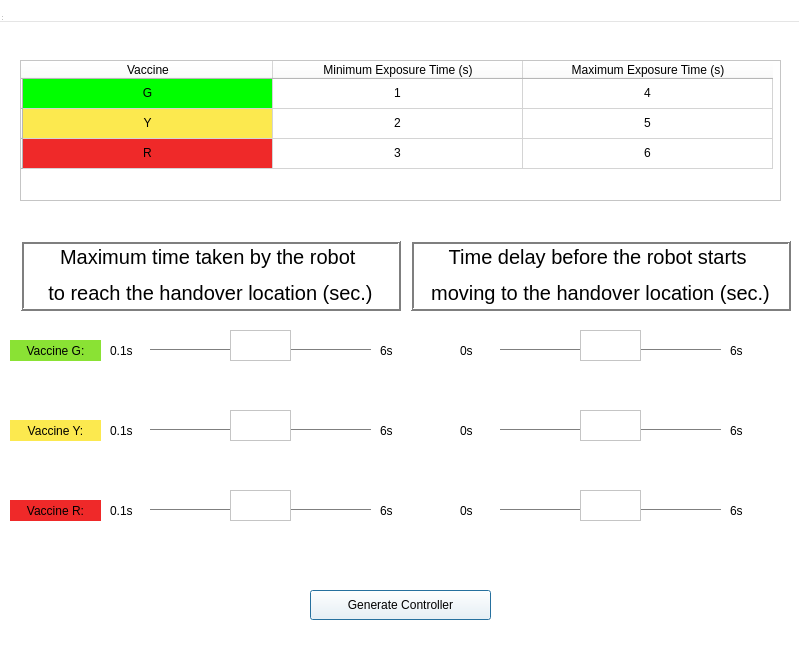
<?xml version="1.0" encoding="UTF-8"?>
<ui version="4.0">
 <class>MainWindow</class>
 <widget class="QDialog" name="MainWindow">
  <property name="geometry">
   <rect>
    <x>0</x>
    <y>0</y>
    <width>799</width>
    <height>666</height>
   </rect>
  </property>
  <property name="palette">
   <palette>
    <active>
     <colorrole role="WindowText">
      <brush brushstyle="SolidPattern">
       <color alpha="255">
        <red>0</red>
        <green>0</green>
        <blue>0</blue>
       </color>
      </brush>
     </colorrole>
     <colorrole role="Button">
      <brush brushstyle="SolidPattern">
       <color alpha="255">
        <red>255</red>
        <green>255</green>
        <blue>255</blue>
       </color>
      </brush>
     </colorrole>
     <colorrole role="Light">
      <brush brushstyle="SolidPattern">
       <color alpha="255">
        <red>255</red>
        <green>255</green>
        <blue>255</blue>
       </color>
      </brush>
     </colorrole>
     <colorrole role="Midlight">
      <brush brushstyle="SolidPattern">
       <color alpha="255">
        <red>255</red>
        <green>255</green>
        <blue>255</blue>
       </color>
      </brush>
     </colorrole>
     <colorrole role="Dark">
      <brush brushstyle="SolidPattern">
       <color alpha="255">
        <red>127</red>
        <green>127</green>
        <blue>127</blue>
       </color>
      </brush>
     </colorrole>
     <colorrole role="Mid">
      <brush brushstyle="SolidPattern">
       <color alpha="255">
        <red>170</red>
        <green>170</green>
        <blue>170</blue>
       </color>
      </brush>
     </colorrole>
     <colorrole role="Text">
      <brush brushstyle="SolidPattern">
       <color alpha="255">
        <red>0</red>
        <green>0</green>
        <blue>0</blue>
       </color>
      </brush>
     </colorrole>
     <colorrole role="BrightText">
      <brush brushstyle="SolidPattern">
       <color alpha="255">
        <red>255</red>
        <green>255</green>
        <blue>255</blue>
       </color>
      </brush>
     </colorrole>
     <colorrole role="ButtonText">
      <brush brushstyle="SolidPattern">
       <color alpha="255">
        <red>0</red>
        <green>0</green>
        <blue>0</blue>
       </color>
      </brush>
     </colorrole>
     <colorrole role="Base">
      <brush brushstyle="SolidPattern">
       <color alpha="255">
        <red>255</red>
        <green>255</green>
        <blue>255</blue>
       </color>
      </brush>
     </colorrole>
     <colorrole role="Window">
      <brush brushstyle="SolidPattern">
       <color alpha="255">
        <red>255</red>
        <green>255</green>
        <blue>255</blue>
       </color>
      </brush>
     </colorrole>
     <colorrole role="Shadow">
      <brush brushstyle="SolidPattern">
       <color alpha="255">
        <red>0</red>
        <green>0</green>
        <blue>0</blue>
       </color>
      </brush>
     </colorrole>
     <colorrole role="AlternateBase">
      <brush brushstyle="SolidPattern">
       <color alpha="255">
        <red>255</red>
        <green>255</green>
        <blue>255</blue>
       </color>
      </brush>
     </colorrole>
     <colorrole role="ToolTipBase">
      <brush brushstyle="SolidPattern">
       <color alpha="255">
        <red>255</red>
        <green>255</green>
        <blue>220</blue>
       </color>
      </brush>
     </colorrole>
     <colorrole role="ToolTipText">
      <brush brushstyle="SolidPattern">
       <color alpha="255">
        <red>0</red>
        <green>0</green>
        <blue>0</blue>
       </color>
      </brush>
     </colorrole>
    </active>
    <inactive>
     <colorrole role="WindowText">
      <brush brushstyle="SolidPattern">
       <color alpha="255">
        <red>0</red>
        <green>0</green>
        <blue>0</blue>
       </color>
      </brush>
     </colorrole>
     <colorrole role="Button">
      <brush brushstyle="SolidPattern">
       <color alpha="255">
        <red>255</red>
        <green>255</green>
        <blue>255</blue>
       </color>
      </brush>
     </colorrole>
     <colorrole role="Light">
      <brush brushstyle="SolidPattern">
       <color alpha="255">
        <red>255</red>
        <green>255</green>
        <blue>255</blue>
       </color>
      </brush>
     </colorrole>
     <colorrole role="Midlight">
      <brush brushstyle="SolidPattern">
       <color alpha="255">
        <red>255</red>
        <green>255</green>
        <blue>255</blue>
       </color>
      </brush>
     </colorrole>
     <colorrole role="Dark">
      <brush brushstyle="SolidPattern">
       <color alpha="255">
        <red>127</red>
        <green>127</green>
        <blue>127</blue>
       </color>
      </brush>
     </colorrole>
     <colorrole role="Mid">
      <brush brushstyle="SolidPattern">
       <color alpha="255">
        <red>170</red>
        <green>170</green>
        <blue>170</blue>
       </color>
      </brush>
     </colorrole>
     <colorrole role="Text">
      <brush brushstyle="SolidPattern">
       <color alpha="255">
        <red>0</red>
        <green>0</green>
        <blue>0</blue>
       </color>
      </brush>
     </colorrole>
     <colorrole role="BrightText">
      <brush brushstyle="SolidPattern">
       <color alpha="255">
        <red>255</red>
        <green>255</green>
        <blue>255</blue>
       </color>
      </brush>
     </colorrole>
     <colorrole role="ButtonText">
      <brush brushstyle="SolidPattern">
       <color alpha="255">
        <red>0</red>
        <green>0</green>
        <blue>0</blue>
       </color>
      </brush>
     </colorrole>
     <colorrole role="Base">
      <brush brushstyle="SolidPattern">
       <color alpha="255">
        <red>255</red>
        <green>255</green>
        <blue>255</blue>
       </color>
      </brush>
     </colorrole>
     <colorrole role="Window">
      <brush brushstyle="SolidPattern">
       <color alpha="255">
        <red>255</red>
        <green>255</green>
        <blue>255</blue>
       </color>
      </brush>
     </colorrole>
     <colorrole role="Shadow">
      <brush brushstyle="SolidPattern">
       <color alpha="255">
        <red>0</red>
        <green>0</green>
        <blue>0</blue>
       </color>
      </brush>
     </colorrole>
     <colorrole role="AlternateBase">
      <brush brushstyle="SolidPattern">
       <color alpha="255">
        <red>255</red>
        <green>255</green>
        <blue>255</blue>
       </color>
      </brush>
     </colorrole>
     <colorrole role="ToolTipBase">
      <brush brushstyle="SolidPattern">
       <color alpha="255">
        <red>255</red>
        <green>255</green>
        <blue>220</blue>
       </color>
      </brush>
     </colorrole>
     <colorrole role="ToolTipText">
      <brush brushstyle="SolidPattern">
       <color alpha="255">
        <red>0</red>
        <green>0</green>
        <blue>0</blue>
       </color>
      </brush>
     </colorrole>
    </inactive>
    <disabled>
     <colorrole role="WindowText">
      <brush brushstyle="SolidPattern">
       <color alpha="255">
        <red>127</red>
        <green>127</green>
        <blue>127</blue>
       </color>
      </brush>
     </colorrole>
     <colorrole role="Button">
      <brush brushstyle="SolidPattern">
       <color alpha="255">
        <red>255</red>
        <green>255</green>
        <blue>255</blue>
       </color>
      </brush>
     </colorrole>
     <colorrole role="Light">
      <brush brushstyle="SolidPattern">
       <color alpha="255">
        <red>255</red>
        <green>255</green>
        <blue>255</blue>
       </color>
      </brush>
     </colorrole>
     <colorrole role="Midlight">
      <brush brushstyle="SolidPattern">
       <color alpha="255">
        <red>255</red>
        <green>255</green>
        <blue>255</blue>
       </color>
      </brush>
     </colorrole>
     <colorrole role="Dark">
      <brush brushstyle="SolidPattern">
       <color alpha="255">
        <red>127</red>
        <green>127</green>
        <blue>127</blue>
       </color>
      </brush>
     </colorrole>
     <colorrole role="Mid">
      <brush brushstyle="SolidPattern">
       <color alpha="255">
        <red>170</red>
        <green>170</green>
        <blue>170</blue>
       </color>
      </brush>
     </colorrole>
     <colorrole role="Text">
      <brush brushstyle="SolidPattern">
       <color alpha="255">
        <red>127</red>
        <green>127</green>
        <blue>127</blue>
       </color>
      </brush>
     </colorrole>
     <colorrole role="BrightText">
      <brush brushstyle="SolidPattern">
       <color alpha="255">
        <red>255</red>
        <green>255</green>
        <blue>255</blue>
       </color>
      </brush>
     </colorrole>
     <colorrole role="ButtonText">
      <brush brushstyle="SolidPattern">
       <color alpha="255">
        <red>127</red>
        <green>127</green>
        <blue>127</blue>
       </color>
      </brush>
     </colorrole>
     <colorrole role="Base">
      <brush brushstyle="SolidPattern">
       <color alpha="255">
        <red>255</red>
        <green>255</green>
        <blue>255</blue>
       </color>
      </brush>
     </colorrole>
     <colorrole role="Window">
      <brush brushstyle="SolidPattern">
       <color alpha="255">
        <red>255</red>
        <green>255</green>
        <blue>255</blue>
       </color>
      </brush>
     </colorrole>
     <colorrole role="Shadow">
      <brush brushstyle="SolidPattern">
       <color alpha="255">
        <red>0</red>
        <green>0</green>
        <blue>0</blue>
       </color>
      </brush>
     </colorrole>
     <colorrole role="AlternateBase">
      <brush brushstyle="SolidPattern">
       <color alpha="255">
        <red>255</red>
        <green>255</green>
        <blue>255</blue>
       </color>
      </brush>
     </colorrole>
     <colorrole role="ToolTipBase">
      <brush brushstyle="SolidPattern">
       <color alpha="255">
        <red>255</red>
        <green>255</green>
        <blue>220</blue>
       </color>
      </brush>
     </colorrole>
     <colorrole role="ToolTipText">
      <brush brushstyle="SolidPattern">
       <color alpha="255">
        <red>0</red>
        <green>0</green>
        <blue>0</blue>
       </color>
      </brush>
     </colorrole>
    </disabled>
   </palette>
  </property>
  <property name="windowTitle">
   <string>MainWindow</string>
  </property>
  <widget class="QWidget" name="centralwidget" native="true">
   <property name="geometry">
    <rect>
     <x>0</x>
     <y>0</y>
     <width>791</width>
     <height>680</height>
    </rect>
   </property>
   <property name="autoFillBackground">
    <bool>true</bool>
   </property>
   <widget class="QTableWidget" name="tableWidget">
    <property name="geometry">
     <rect>
      <x>20</x>
      <y>60</y>
      <width>761</width>
      <height>141</height>
     </rect>
    </property>
    <attribute name="horizontalHeaderDefaultSectionSize">
     <number>250</number>
    </attribute>
    <row>
     <property name="text">
      <string/>
     </property>
    </row>
    <row>
     <property name="text">
      <string/>
     </property>
    </row>
    <row>
     <property name="text">
      <string/>
     </property>
    </row>
    <column>
     <property name="text">
      <string>Vaccine</string>
     </property>
    </column>
    <column>
     <property name="text">
      <string>Minimum Exposure Time (s)</string>
     </property>
    </column>
    <column>
     <property name="text">
      <string>Maximum Exposure Time (s)</string>
     </property>
    </column>
    <item row="0" column="0">
     <property name="text">
      <string>G</string>
     </property>
     <property name="textAlignment">
      <set>AlignCenter</set>
     </property>
     <property name="background">
      <brush brushstyle="SolidPattern">
       <color alpha="255">
        <red>0</red>
        <green>255</green>
        <blue>0</blue>
       </color>
      </brush>
     </property>
     <property name="foreground">
      <brush brushstyle="NoBrush">
       <color alpha="255">
        <red>0</red>
        <green>0</green>
        <blue>0</blue>
       </color>
      </brush>
     </property>
    </item>
    <item row="0" column="1">
     <property name="text">
      <string>1</string>
     </property>
     <property name="textAlignment">
      <set>AlignCenter</set>
     </property>
    </item>
    <item row="0" column="2">
     <property name="text">
      <string>4</string>
     </property>
     <property name="textAlignment">
      <set>AlignCenter</set>
     </property>
    </item>
    <item row="1" column="0">
     <property name="text">
      <string>Y</string>
     </property>
     <property name="textAlignment">
      <set>AlignCenter</set>
     </property>
     <property name="background">
      <brush brushstyle="SolidPattern">
       <color alpha="255">
        <red>252</red>
        <green>233</green>
        <blue>79</blue>
       </color>
      </brush>
     </property>
    </item>
    <item row="1" column="1">
     <property name="text">
      <string>2</string>
     </property>
     <property name="textAlignment">
      <set>AlignCenter</set>
     </property>
    </item>
    <item row="1" column="2">
     <property name="text">
      <string>5</string>
     </property>
     <property name="textAlignment">
      <set>AlignCenter</set>
     </property>
    </item>
    <item row="2" column="0">
     <property name="text">
      <string>R</string>
     </property>
     <property name="textAlignment">
      <set>AlignCenter</set>
     </property>
     <property name="background">
      <brush brushstyle="SolidPattern">
       <color alpha="255">
        <red>239</red>
        <green>41</green>
        <blue>41</blue>
       </color>
      </brush>
     </property>
    </item>
    <item row="2" column="1">
     <property name="text">
      <string>3</string>
     </property>
     <property name="textAlignment">
      <set>AlignCenter</set>
     </property>
    </item>
    <item row="2" column="2">
     <property name="text">
      <string>6</string>
     </property>
     <property name="textAlignment">
      <set>AlignCenter</set>
     </property>
    </item>
   </widget>
   <widget class="QLabel" name="label">
    <property name="geometry">
     <rect>
      <x>20</x>
      <y>240</y>
      <width>381</width>
      <height>71</height>
     </rect>
    </property>
    <property name="palette">
     <palette>
      <active>
       <colorrole role="WindowText">
        <brush brushstyle="SolidPattern">
         <color alpha="255">
          <red>0</red>
          <green>0</green>
          <blue>0</blue>
         </color>
        </brush>
       </colorrole>
       <colorrole role="Button">
        <brush brushstyle="SolidPattern">
         <color alpha="255">
          <red>255</red>
          <green>255</green>
          <blue>255</blue>
         </color>
        </brush>
       </colorrole>
       <colorrole role="Light">
        <brush brushstyle="SolidPattern">
         <color alpha="255">
          <red>255</red>
          <green>255</green>
          <blue>255</blue>
         </color>
        </brush>
       </colorrole>
       <colorrole role="Midlight">
        <brush brushstyle="SolidPattern">
         <color alpha="255">
          <red>255</red>
          <green>255</green>
          <blue>255</blue>
         </color>
        </brush>
       </colorrole>
       <colorrole role="Dark">
        <brush brushstyle="SolidPattern">
         <color alpha="255">
          <red>127</red>
          <green>127</green>
          <blue>127</blue>
         </color>
        </brush>
       </colorrole>
       <colorrole role="Mid">
        <brush brushstyle="SolidPattern">
         <color alpha="255">
          <red>170</red>
          <green>170</green>
          <blue>170</blue>
         </color>
        </brush>
       </colorrole>
       <colorrole role="Text">
        <brush brushstyle="SolidPattern">
         <color alpha="255">
          <red>0</red>
          <green>0</green>
          <blue>0</blue>
         </color>
        </brush>
       </colorrole>
       <colorrole role="BrightText">
        <brush brushstyle="SolidPattern">
         <color alpha="255">
          <red>255</red>
          <green>255</green>
          <blue>255</blue>
         </color>
        </brush>
       </colorrole>
       <colorrole role="ButtonText">
        <brush brushstyle="SolidPattern">
         <color alpha="255">
          <red>0</red>
          <green>0</green>
          <blue>0</blue>
         </color>
        </brush>
       </colorrole>
       <colorrole role="Base">
        <brush brushstyle="SolidPattern">
         <color alpha="255">
          <red>255</red>
          <green>255</green>
          <blue>255</blue>
         </color>
        </brush>
       </colorrole>
       <colorrole role="Window">
        <brush brushstyle="SolidPattern">
         <color alpha="255">
          <red>255</red>
          <green>255</green>
          <blue>255</blue>
         </color>
        </brush>
       </colorrole>
       <colorrole role="Shadow">
        <brush brushstyle="SolidPattern">
         <color alpha="255">
          <red>0</red>
          <green>0</green>
          <blue>0</blue>
         </color>
        </brush>
       </colorrole>
       <colorrole role="AlternateBase">
        <brush brushstyle="SolidPattern">
         <color alpha="255">
          <red>255</red>
          <green>255</green>
          <blue>255</blue>
         </color>
        </brush>
       </colorrole>
       <colorrole role="ToolTipBase">
        <brush brushstyle="SolidPattern">
         <color alpha="255">
          <red>255</red>
          <green>255</green>
          <blue>220</blue>
         </color>
        </brush>
       </colorrole>
       <colorrole role="ToolTipText">
        <brush brushstyle="SolidPattern">
         <color alpha="255">
          <red>0</red>
          <green>0</green>
          <blue>0</blue>
         </color>
        </brush>
       </colorrole>
      </active>
      <inactive>
       <colorrole role="WindowText">
        <brush brushstyle="SolidPattern">
         <color alpha="255">
          <red>0</red>
          <green>0</green>
          <blue>0</blue>
         </color>
        </brush>
       </colorrole>
       <colorrole role="Button">
        <brush brushstyle="SolidPattern">
         <color alpha="255">
          <red>255</red>
          <green>255</green>
          <blue>255</blue>
         </color>
        </brush>
       </colorrole>
       <colorrole role="Light">
        <brush brushstyle="SolidPattern">
         <color alpha="255">
          <red>255</red>
          <green>255</green>
          <blue>255</blue>
         </color>
        </brush>
       </colorrole>
       <colorrole role="Midlight">
        <brush brushstyle="SolidPattern">
         <color alpha="255">
          <red>255</red>
          <green>255</green>
          <blue>255</blue>
         </color>
        </brush>
       </colorrole>
       <colorrole role="Dark">
        <brush brushstyle="SolidPattern">
         <color alpha="255">
          <red>127</red>
          <green>127</green>
          <blue>127</blue>
         </color>
        </brush>
       </colorrole>
       <colorrole role="Mid">
        <brush brushstyle="SolidPattern">
         <color alpha="255">
          <red>170</red>
          <green>170</green>
          <blue>170</blue>
         </color>
        </brush>
       </colorrole>
       <colorrole role="Text">
        <brush brushstyle="SolidPattern">
         <color alpha="255">
          <red>0</red>
          <green>0</green>
          <blue>0</blue>
         </color>
        </brush>
       </colorrole>
       <colorrole role="BrightText">
        <brush brushstyle="SolidPattern">
         <color alpha="255">
          <red>255</red>
          <green>255</green>
          <blue>255</blue>
         </color>
        </brush>
       </colorrole>
       <colorrole role="ButtonText">
        <brush brushstyle="SolidPattern">
         <color alpha="255">
          <red>0</red>
          <green>0</green>
          <blue>0</blue>
         </color>
        </brush>
       </colorrole>
       <colorrole role="Base">
        <brush brushstyle="SolidPattern">
         <color alpha="255">
          <red>255</red>
          <green>255</green>
          <blue>255</blue>
         </color>
        </brush>
       </colorrole>
       <colorrole role="Window">
        <brush brushstyle="SolidPattern">
         <color alpha="255">
          <red>255</red>
          <green>255</green>
          <blue>255</blue>
         </color>
        </brush>
       </colorrole>
       <colorrole role="Shadow">
        <brush brushstyle="SolidPattern">
         <color alpha="255">
          <red>0</red>
          <green>0</green>
          <blue>0</blue>
         </color>
        </brush>
       </colorrole>
       <colorrole role="AlternateBase">
        <brush brushstyle="SolidPattern">
         <color alpha="255">
          <red>255</red>
          <green>255</green>
          <blue>255</blue>
         </color>
        </brush>
       </colorrole>
       <colorrole role="ToolTipBase">
        <brush brushstyle="SolidPattern">
         <color alpha="255">
          <red>255</red>
          <green>255</green>
          <blue>220</blue>
         </color>
        </brush>
       </colorrole>
       <colorrole role="ToolTipText">
        <brush brushstyle="SolidPattern">
         <color alpha="255">
          <red>0</red>
          <green>0</green>
          <blue>0</blue>
         </color>
        </brush>
       </colorrole>
      </inactive>
      <disabled>
       <colorrole role="WindowText">
        <brush brushstyle="SolidPattern">
         <color alpha="255">
          <red>127</red>
          <green>127</green>
          <blue>127</blue>
         </color>
        </brush>
       </colorrole>
       <colorrole role="Button">
        <brush brushstyle="SolidPattern">
         <color alpha="255">
          <red>255</red>
          <green>255</green>
          <blue>255</blue>
         </color>
        </brush>
       </colorrole>
       <colorrole role="Light">
        <brush brushstyle="SolidPattern">
         <color alpha="255">
          <red>255</red>
          <green>255</green>
          <blue>255</blue>
         </color>
        </brush>
       </colorrole>
       <colorrole role="Midlight">
        <brush brushstyle="SolidPattern">
         <color alpha="255">
          <red>255</red>
          <green>255</green>
          <blue>255</blue>
         </color>
        </brush>
       </colorrole>
       <colorrole role="Dark">
        <brush brushstyle="SolidPattern">
         <color alpha="255">
          <red>127</red>
          <green>127</green>
          <blue>127</blue>
         </color>
        </brush>
       </colorrole>
       <colorrole role="Mid">
        <brush brushstyle="SolidPattern">
         <color alpha="255">
          <red>170</red>
          <green>170</green>
          <blue>170</blue>
         </color>
        </brush>
       </colorrole>
       <colorrole role="Text">
        <brush brushstyle="SolidPattern">
         <color alpha="255">
          <red>127</red>
          <green>127</green>
          <blue>127</blue>
         </color>
        </brush>
       </colorrole>
       <colorrole role="BrightText">
        <brush brushstyle="SolidPattern">
         <color alpha="255">
          <red>255</red>
          <green>255</green>
          <blue>255</blue>
         </color>
        </brush>
       </colorrole>
       <colorrole role="ButtonText">
        <brush brushstyle="SolidPattern">
         <color alpha="255">
          <red>127</red>
          <green>127</green>
          <blue>127</blue>
         </color>
        </brush>
       </colorrole>
       <colorrole role="Base">
        <brush brushstyle="SolidPattern">
         <color alpha="255">
          <red>255</red>
          <green>255</green>
          <blue>255</blue>
         </color>
        </brush>
       </colorrole>
       <colorrole role="Window">
        <brush brushstyle="SolidPattern">
         <color alpha="255">
          <red>255</red>
          <green>255</green>
          <blue>255</blue>
         </color>
        </brush>
       </colorrole>
       <colorrole role="Shadow">
        <brush brushstyle="SolidPattern">
         <color alpha="255">
          <red>0</red>
          <green>0</green>
          <blue>0</blue>
         </color>
        </brush>
       </colorrole>
       <colorrole role="AlternateBase">
        <brush brushstyle="SolidPattern">
         <color alpha="255">
          <red>255</red>
          <green>255</green>
          <blue>255</blue>
         </color>
        </brush>
       </colorrole>
       <colorrole role="ToolTipBase">
        <brush brushstyle="SolidPattern">
         <color alpha="255">
          <red>255</red>
          <green>255</green>
          <blue>220</blue>
         </color>
        </brush>
       </colorrole>
       <colorrole role="ToolTipText">
        <brush brushstyle="SolidPattern">
         <color alpha="255">
          <red>0</red>
          <green>0</green>
          <blue>0</blue>
         </color>
        </brush>
       </colorrole>
      </disabled>
     </palette>
    </property>
    <property name="font">
     <font>
      <pointsize>15</pointsize>
     </font>
    </property>
    <property name="autoFillBackground">
     <bool>false</bool>
    </property>
    <property name="frameShape">
     <enum>QFrame::Box</enum>
    </property>
    <property name="frameShadow">
     <enum>QFrame::Raised</enum>
    </property>
    <property name="lineWidth">
     <number>2</number>
    </property>
    <property name="midLineWidth">
     <number>0</number>
    </property>
    <property name="text">
     <string>&lt;html&gt;&lt;head/&gt;&lt;body&gt;&lt;p&gt;Maximum time taken by the robot &lt;/p&gt;&lt;p&gt;to reach the handover location (sec.)&lt;/p&gt;&lt;/body&gt;&lt;/html&gt;</string>
    </property>
    <property name="alignment">
     <set>Qt::AlignCenter</set>
    </property>
   </widget>
   <widget class="QLabel" name="label_2">
    <property name="geometry">
     <rect>
      <x>10</x>
      <y>340</y>
      <width>91</width>
      <height>21</height>
     </rect>
    </property>
    <property name="autoFillBackground">
     <bool>false</bool>
    </property>
    <property name="styleSheet">
     <string notr="true">background-color: rgb(138, 226, 52);</string>
    </property>
    <property name="text">
     <string>Vaccine G:</string>
    </property>
    <property name="alignment">
     <set>Qt::AlignCenter</set>
    </property>
   </widget>
   <widget class="QLabel" name="label_3">
    <property name="geometry">
     <rect>
      <x>10</x>
      <y>420</y>
      <width>91</width>
      <height>21</height>
     </rect>
    </property>
    <property name="autoFillBackground">
     <bool>false</bool>
    </property>
    <property name="styleSheet">
     <string notr="true">background-color: rgb(252, 233, 79);</string>
    </property>
    <property name="text">
     <string>Vaccine Y:</string>
    </property>
    <property name="alignment">
     <set>Qt::AlignCenter</set>
    </property>
   </widget>
   <widget class="QLabel" name="label_4">
    <property name="geometry">
     <rect>
      <x>10</x>
      <y>500</y>
      <width>91</width>
      <height>21</height>
     </rect>
    </property>
    <property name="autoFillBackground">
     <bool>false</bool>
    </property>
    <property name="styleSheet">
     <string notr="true">background-color: rgb(239, 41, 41);</string>
    </property>
    <property name="text">
     <string>Vaccine R:</string>
    </property>
    <property name="alignment">
     <set>Qt::AlignCenter</set>
    </property>
   </widget>
   <widget class="QLabel" name="label_5">
    <property name="geometry">
     <rect>
      <x>110</x>
      <y>340</y>
      <width>31</width>
      <height>21</height>
     </rect>
    </property>
    <property name="text">
     <string>0.1s</string>
    </property>
   </widget>
   <widget class="QLabel" name="label_8">
    <property name="geometry">
     <rect>
      <x>380</x>
      <y>340</y>
      <width>31</width>
      <height>21</height>
     </rect>
    </property>
    <property name="text">
     <string>6s</string>
    </property>
   </widget>
   <widget class="QLabel" name="label_9">
    <property name="geometry">
     <rect>
      <x>380</x>
      <y>420</y>
      <width>31</width>
      <height>21</height>
     </rect>
    </property>
    <property name="text">
     <string>6s</string>
    </property>
   </widget>
   <widget class="QLabel" name="label_10">
    <property name="geometry">
     <rect>
      <x>380</x>
      <y>500</y>
      <width>31</width>
      <height>21</height>
     </rect>
    </property>
    <property name="text">
     <string>6s</string>
    </property>
   </widget>
   <widget class="QPushButton" name="generateControllerButton">
    <property name="geometry">
     <rect>
      <x>310</x>
      <y>590</y>
      <width>181</width>
      <height>30</height>
     </rect>
    </property>
    <property name="text">
     <string>Generate Controller</string>
    </property>
   </widget>
   <widget class="QLabel" name="label_6">
    <property name="geometry">
     <rect>
      <x>110</x>
      <y>420</y>
      <width>31</width>
      <height>21</height>
     </rect>
    </property>
    <property name="text">
     <string>0.1s</string>
    </property>
   </widget>
   <widget class="QLabel" name="label_7">
    <property name="geometry">
     <rect>
      <x>110</x>
      <y>500</y>
      <width>31</width>
      <height>21</height>
     </rect>
    </property>
    <property name="text">
     <string>0.1s</string>
    </property>
   </widget>
   <widget class="Line" name="line">
    <property name="geometry">
     <rect>
      <x>150</x>
      <y>340</y>
      <width>221</width>
      <height>20</height>
     </rect>
    </property>
    <property name="toolTip">
     <string>&lt;html&gt;&lt;head/&gt;&lt;body&gt;&lt;p&gt;&amp;lt;&lt;/p&gt;&lt;/body&gt;&lt;/html&gt;</string>
    </property>
    <property name="orientation">
     <enum>Qt::Horizontal</enum>
    </property>
   </widget>
   <widget class="Line" name="line_2">
    <property name="geometry">
     <rect>
      <x>150</x>
      <y>420</y>
      <width>221</width>
      <height>20</height>
     </rect>
    </property>
    <property name="toolTip">
     <string>&lt;html&gt;&lt;head/&gt;&lt;body&gt;&lt;p&gt;&amp;lt;&lt;/p&gt;&lt;/body&gt;&lt;/html&gt;</string>
    </property>
    <property name="orientation">
     <enum>Qt::Horizontal</enum>
    </property>
   </widget>
   <widget class="Line" name="line_3">
    <property name="geometry">
     <rect>
      <x>150</x>
      <y>500</y>
      <width>221</width>
      <height>20</height>
     </rect>
    </property>
    <property name="toolTip">
     <string>&lt;html&gt;&lt;head/&gt;&lt;body&gt;&lt;p&gt;&amp;lt;&lt;/p&gt;&lt;/body&gt;&lt;/html&gt;</string>
    </property>
    <property name="orientation">
     <enum>Qt::Horizontal</enum>
    </property>
   </widget>
   <widget class="QTextEdit" name="stl_y_val">
    <property name="geometry">
     <rect>
      <x>230</x>
      <y>410</y>
      <width>61</width>
      <height>31</height>
     </rect>
    </property>
   </widget>
   <widget class="QTextEdit" name="stl_r_val">
    <property name="geometry">
     <rect>
      <x>230</x>
      <y>490</y>
      <width>61</width>
      <height>31</height>
     </rect>
    </property>
   </widget>
   <widget class="QTextEdit" name="stl_g_val">
    <property name="geometry">
     <rect>
      <x>230</x>
      <y>330</y>
      <width>61</width>
      <height>31</height>
     </rect>
    </property>
   </widget>
   <widget class="QLabel" name="label_11">
    <property name="geometry">
     <rect>
      <x>410</x>
      <y>240</y>
      <width>381</width>
      <height>71</height>
     </rect>
    </property>
    <property name="palette">
     <palette>
      <active>
       <colorrole role="WindowText">
        <brush brushstyle="SolidPattern">
         <color alpha="255">
          <red>0</red>
          <green>0</green>
          <blue>0</blue>
         </color>
        </brush>
       </colorrole>
       <colorrole role="Button">
        <brush brushstyle="SolidPattern">
         <color alpha="255">
          <red>255</red>
          <green>255</green>
          <blue>255</blue>
         </color>
        </brush>
       </colorrole>
       <colorrole role="Light">
        <brush brushstyle="SolidPattern">
         <color alpha="255">
          <red>255</red>
          <green>255</green>
          <blue>255</blue>
         </color>
        </brush>
       </colorrole>
       <colorrole role="Midlight">
        <brush brushstyle="SolidPattern">
         <color alpha="255">
          <red>255</red>
          <green>255</green>
          <blue>255</blue>
         </color>
        </brush>
       </colorrole>
       <colorrole role="Dark">
        <brush brushstyle="SolidPattern">
         <color alpha="255">
          <red>127</red>
          <green>127</green>
          <blue>127</blue>
         </color>
        </brush>
       </colorrole>
       <colorrole role="Mid">
        <brush brushstyle="SolidPattern">
         <color alpha="255">
          <red>170</red>
          <green>170</green>
          <blue>170</blue>
         </color>
        </brush>
       </colorrole>
       <colorrole role="Text">
        <brush brushstyle="SolidPattern">
         <color alpha="255">
          <red>0</red>
          <green>0</green>
          <blue>0</blue>
         </color>
        </brush>
       </colorrole>
       <colorrole role="BrightText">
        <brush brushstyle="SolidPattern">
         <color alpha="255">
          <red>255</red>
          <green>255</green>
          <blue>255</blue>
         </color>
        </brush>
       </colorrole>
       <colorrole role="ButtonText">
        <brush brushstyle="SolidPattern">
         <color alpha="255">
          <red>0</red>
          <green>0</green>
          <blue>0</blue>
         </color>
        </brush>
       </colorrole>
       <colorrole role="Base">
        <brush brushstyle="SolidPattern">
         <color alpha="255">
          <red>255</red>
          <green>255</green>
          <blue>255</blue>
         </color>
        </brush>
       </colorrole>
       <colorrole role="Window">
        <brush brushstyle="SolidPattern">
         <color alpha="255">
          <red>255</red>
          <green>255</green>
          <blue>255</blue>
         </color>
        </brush>
       </colorrole>
       <colorrole role="Shadow">
        <brush brushstyle="SolidPattern">
         <color alpha="255">
          <red>0</red>
          <green>0</green>
          <blue>0</blue>
         </color>
        </brush>
       </colorrole>
       <colorrole role="AlternateBase">
        <brush brushstyle="SolidPattern">
         <color alpha="255">
          <red>255</red>
          <green>255</green>
          <blue>255</blue>
         </color>
        </brush>
       </colorrole>
       <colorrole role="ToolTipBase">
        <brush brushstyle="SolidPattern">
         <color alpha="255">
          <red>255</red>
          <green>255</green>
          <blue>220</blue>
         </color>
        </brush>
       </colorrole>
       <colorrole role="ToolTipText">
        <brush brushstyle="SolidPattern">
         <color alpha="255">
          <red>0</red>
          <green>0</green>
          <blue>0</blue>
         </color>
        </brush>
       </colorrole>
      </active>
      <inactive>
       <colorrole role="WindowText">
        <brush brushstyle="SolidPattern">
         <color alpha="255">
          <red>0</red>
          <green>0</green>
          <blue>0</blue>
         </color>
        </brush>
       </colorrole>
       <colorrole role="Button">
        <brush brushstyle="SolidPattern">
         <color alpha="255">
          <red>255</red>
          <green>255</green>
          <blue>255</blue>
         </color>
        </brush>
       </colorrole>
       <colorrole role="Light">
        <brush brushstyle="SolidPattern">
         <color alpha="255">
          <red>255</red>
          <green>255</green>
          <blue>255</blue>
         </color>
        </brush>
       </colorrole>
       <colorrole role="Midlight">
        <brush brushstyle="SolidPattern">
         <color alpha="255">
          <red>255</red>
          <green>255</green>
          <blue>255</blue>
         </color>
        </brush>
       </colorrole>
       <colorrole role="Dark">
        <brush brushstyle="SolidPattern">
         <color alpha="255">
          <red>127</red>
          <green>127</green>
          <blue>127</blue>
         </color>
        </brush>
       </colorrole>
       <colorrole role="Mid">
        <brush brushstyle="SolidPattern">
         <color alpha="255">
          <red>170</red>
          <green>170</green>
          <blue>170</blue>
         </color>
        </brush>
       </colorrole>
       <colorrole role="Text">
        <brush brushstyle="SolidPattern">
         <color alpha="255">
          <red>0</red>
          <green>0</green>
          <blue>0</blue>
         </color>
        </brush>
       </colorrole>
       <colorrole role="BrightText">
        <brush brushstyle="SolidPattern">
         <color alpha="255">
          <red>255</red>
          <green>255</green>
          <blue>255</blue>
         </color>
        </brush>
       </colorrole>
       <colorrole role="ButtonText">
        <brush brushstyle="SolidPattern">
         <color alpha="255">
          <red>0</red>
          <green>0</green>
          <blue>0</blue>
         </color>
        </brush>
       </colorrole>
       <colorrole role="Base">
        <brush brushstyle="SolidPattern">
         <color alpha="255">
          <red>255</red>
          <green>255</green>
          <blue>255</blue>
         </color>
        </brush>
       </colorrole>
       <colorrole role="Window">
        <brush brushstyle="SolidPattern">
         <color alpha="255">
          <red>255</red>
          <green>255</green>
          <blue>255</blue>
         </color>
        </brush>
       </colorrole>
       <colorrole role="Shadow">
        <brush brushstyle="SolidPattern">
         <color alpha="255">
          <red>0</red>
          <green>0</green>
          <blue>0</blue>
         </color>
        </brush>
       </colorrole>
       <colorrole role="AlternateBase">
        <brush brushstyle="SolidPattern">
         <color alpha="255">
          <red>255</red>
          <green>255</green>
          <blue>255</blue>
         </color>
        </brush>
       </colorrole>
       <colorrole role="ToolTipBase">
        <brush brushstyle="SolidPattern">
         <color alpha="255">
          <red>255</red>
          <green>255</green>
          <blue>220</blue>
         </color>
        </brush>
       </colorrole>
       <colorrole role="ToolTipText">
        <brush brushstyle="SolidPattern">
         <color alpha="255">
          <red>0</red>
          <green>0</green>
          <blue>0</blue>
         </color>
        </brush>
       </colorrole>
      </inactive>
      <disabled>
       <colorrole role="WindowText">
        <brush brushstyle="SolidPattern">
         <color alpha="255">
          <red>127</red>
          <green>127</green>
          <blue>127</blue>
         </color>
        </brush>
       </colorrole>
       <colorrole role="Button">
        <brush brushstyle="SolidPattern">
         <color alpha="255">
          <red>255</red>
          <green>255</green>
          <blue>255</blue>
         </color>
        </brush>
       </colorrole>
       <colorrole role="Light">
        <brush brushstyle="SolidPattern">
         <color alpha="255">
          <red>255</red>
          <green>255</green>
          <blue>255</blue>
         </color>
        </brush>
       </colorrole>
       <colorrole role="Midlight">
        <brush brushstyle="SolidPattern">
         <color alpha="255">
          <red>255</red>
          <green>255</green>
          <blue>255</blue>
         </color>
        </brush>
       </colorrole>
       <colorrole role="Dark">
        <brush brushstyle="SolidPattern">
         <color alpha="255">
          <red>127</red>
          <green>127</green>
          <blue>127</blue>
         </color>
        </brush>
       </colorrole>
       <colorrole role="Mid">
        <brush brushstyle="SolidPattern">
         <color alpha="255">
          <red>170</red>
          <green>170</green>
          <blue>170</blue>
         </color>
        </brush>
       </colorrole>
       <colorrole role="Text">
        <brush brushstyle="SolidPattern">
         <color alpha="255">
          <red>127</red>
          <green>127</green>
          <blue>127</blue>
         </color>
        </brush>
       </colorrole>
       <colorrole role="BrightText">
        <brush brushstyle="SolidPattern">
         <color alpha="255">
          <red>255</red>
          <green>255</green>
          <blue>255</blue>
         </color>
        </brush>
       </colorrole>
       <colorrole role="ButtonText">
        <brush brushstyle="SolidPattern">
         <color alpha="255">
          <red>127</red>
          <green>127</green>
          <blue>127</blue>
         </color>
        </brush>
       </colorrole>
       <colorrole role="Base">
        <brush brushstyle="SolidPattern">
         <color alpha="255">
          <red>255</red>
          <green>255</green>
          <blue>255</blue>
         </color>
        </brush>
       </colorrole>
       <colorrole role="Window">
        <brush brushstyle="SolidPattern">
         <color alpha="255">
          <red>255</red>
          <green>255</green>
          <blue>255</blue>
         </color>
        </brush>
       </colorrole>
       <colorrole role="Shadow">
        <brush brushstyle="SolidPattern">
         <color alpha="255">
          <red>0</red>
          <green>0</green>
          <blue>0</blue>
         </color>
        </brush>
       </colorrole>
       <colorrole role="AlternateBase">
        <brush brushstyle="SolidPattern">
         <color alpha="255">
          <red>255</red>
          <green>255</green>
          <blue>255</blue>
         </color>
        </brush>
       </colorrole>
       <colorrole role="ToolTipBase">
        <brush brushstyle="SolidPattern">
         <color alpha="255">
          <red>255</red>
          <green>255</green>
          <blue>220</blue>
         </color>
        </brush>
       </colorrole>
       <colorrole role="ToolTipText">
        <brush brushstyle="SolidPattern">
         <color alpha="255">
          <red>0</red>
          <green>0</green>
          <blue>0</blue>
         </color>
        </brush>
       </colorrole>
      </disabled>
     </palette>
    </property>
    <property name="font">
     <font>
      <pointsize>15</pointsize>
     </font>
    </property>
    <property name="autoFillBackground">
     <bool>false</bool>
    </property>
    <property name="frameShape">
     <enum>QFrame::Box</enum>
    </property>
    <property name="frameShadow">
     <enum>QFrame::Raised</enum>
    </property>
    <property name="lineWidth">
     <number>2</number>
    </property>
    <property name="midLineWidth">
     <number>0</number>
    </property>
    <property name="text">
     <string>&lt;html&gt;&lt;head/&gt;&lt;body&gt;&lt;p&gt;Time delay before the robot starts &lt;/p&gt;&lt;p&gt;moving to the handover location (sec.)&lt;/p&gt;&lt;/body&gt;&lt;/html&gt;</string>
    </property>
    <property name="alignment">
     <set>Qt::AlignCenter</set>
    </property>
   </widget>
   <widget class="QTextEdit" name="stl_g_val_2">
    <property name="geometry">
     <rect>
      <x>580</x>
      <y>330</y>
      <width>61</width>
      <height>31</height>
     </rect>
    </property>
   </widget>
   <widget class="QLabel" name="label_12">
    <property name="geometry">
     <rect>
      <x>730</x>
      <y>340</y>
      <width>31</width>
      <height>21</height>
     </rect>
    </property>
    <property name="text">
     <string>6s</string>
    </property>
   </widget>
   <widget class="QLabel" name="label_13">
    <property name="geometry">
     <rect>
      <x>460</x>
      <y>420</y>
      <width>31</width>
      <height>21</height>
     </rect>
    </property>
    <property name="text">
     <string>0s</string>
    </property>
   </widget>
   <widget class="QLabel" name="label_14">
    <property name="geometry">
     <rect>
      <x>730</x>
      <y>420</y>
      <width>31</width>
      <height>21</height>
     </rect>
    </property>
    <property name="text">
     <string>6s</string>
    </property>
   </widget>
   <widget class="Line" name="line_4">
    <property name="geometry">
     <rect>
      <x>500</x>
      <y>420</y>
      <width>221</width>
      <height>20</height>
     </rect>
    </property>
    <property name="toolTip">
     <string>&lt;html&gt;&lt;head/&gt;&lt;body&gt;&lt;p&gt;&amp;lt;&lt;/p&gt;&lt;/body&gt;&lt;/html&gt;</string>
    </property>
    <property name="orientation">
     <enum>Qt::Horizontal</enum>
    </property>
   </widget>
   <widget class="Line" name="line_5">
    <property name="geometry">
     <rect>
      <x>500</x>
      <y>340</y>
      <width>221</width>
      <height>20</height>
     </rect>
    </property>
    <property name="toolTip">
     <string>&lt;html&gt;&lt;head/&gt;&lt;body&gt;&lt;p&gt;&amp;lt;&lt;/p&gt;&lt;/body&gt;&lt;/html&gt;</string>
    </property>
    <property name="orientation">
     <enum>Qt::Horizontal</enum>
    </property>
   </widget>
   <widget class="QTextEdit" name="stl_r_val_2">
    <property name="geometry">
     <rect>
      <x>580</x>
      <y>490</y>
      <width>61</width>
      <height>31</height>
     </rect>
    </property>
   </widget>
   <widget class="QLabel" name="label_15">
    <property name="geometry">
     <rect>
      <x>460</x>
      <y>500</y>
      <width>31</width>
      <height>21</height>
     </rect>
    </property>
    <property name="text">
     <string>0s</string>
    </property>
   </widget>
   <widget class="Line" name="line_6">
    <property name="geometry">
     <rect>
      <x>500</x>
      <y>500</y>
      <width>221</width>
      <height>20</height>
     </rect>
    </property>
    <property name="toolTip">
     <string>&lt;html&gt;&lt;head/&gt;&lt;body&gt;&lt;p&gt;&amp;lt;&lt;/p&gt;&lt;/body&gt;&lt;/html&gt;</string>
    </property>
    <property name="orientation">
     <enum>Qt::Horizontal</enum>
    </property>
   </widget>
   <widget class="QLabel" name="label_16">
    <property name="geometry">
     <rect>
      <x>730</x>
      <y>500</y>
      <width>31</width>
      <height>21</height>
     </rect>
    </property>
    <property name="text">
     <string>6s</string>
    </property>
   </widget>
   <widget class="QTextEdit" name="stl_y_val_2">
    <property name="geometry">
     <rect>
      <x>580</x>
      <y>410</y>
      <width>61</width>
      <height>31</height>
     </rect>
    </property>
   </widget>
   <widget class="QLabel" name="label_17">
    <property name="geometry">
     <rect>
      <x>460</x>
      <y>340</y>
      <width>31</width>
      <height>21</height>
     </rect>
    </property>
    <property name="text">
     <string>0s</string>
    </property>
   </widget>
   <zorder>tableWidget</zorder>
   <zorder>label</zorder>
   <zorder>label_2</zorder>
   <zorder>label_3</zorder>
   <zorder>label_4</zorder>
   <zorder>label_5</zorder>
   <zorder>label_8</zorder>
   <zorder>label_9</zorder>
   <zorder>label_10</zorder>
   <zorder>generateControllerButton</zorder>
   <zorder>label_6</zorder>
   <zorder>label_7</zorder>
   <zorder>line</zorder>
   <zorder>line_2</zorder>
   <zorder>line_3</zorder>
   <zorder>stl_y_val</zorder>
   <zorder>stl_r_val</zorder>
   <zorder>stl_g_val</zorder>
   <zorder>label_11</zorder>
   <zorder>label_12</zorder>
   <zorder>label_13</zorder>
   <zorder>label_14</zorder>
   <zorder>line_4</zorder>
   <zorder>line_5</zorder>
   <zorder>label_15</zorder>
   <zorder>line_6</zorder>
   <zorder>label_16</zorder>
   <zorder>stl_y_val_2</zorder>
   <zorder>label_17</zorder>
   <zorder>stl_g_val_2</zorder>
   <zorder>stl_r_val_2</zorder>
  </widget>
  <widget class="QMenuBar" name="menubar">
   <property name="geometry">
    <rect>
     <x>0</x>
     <y>0</y>
     <width>799</width>
     <height>22</height>
    </rect>
   </property>
  </widget>
  <widget class="QStatusBar" name="statusbar">
   <property name="geometry">
    <rect>
     <x>0</x>
     <y>0</y>
     <width>3</width>
     <height>22</height>
    </rect>
   </property>
  </widget>
 </widget>
 <resources/>
 <connections/>
</ui>
